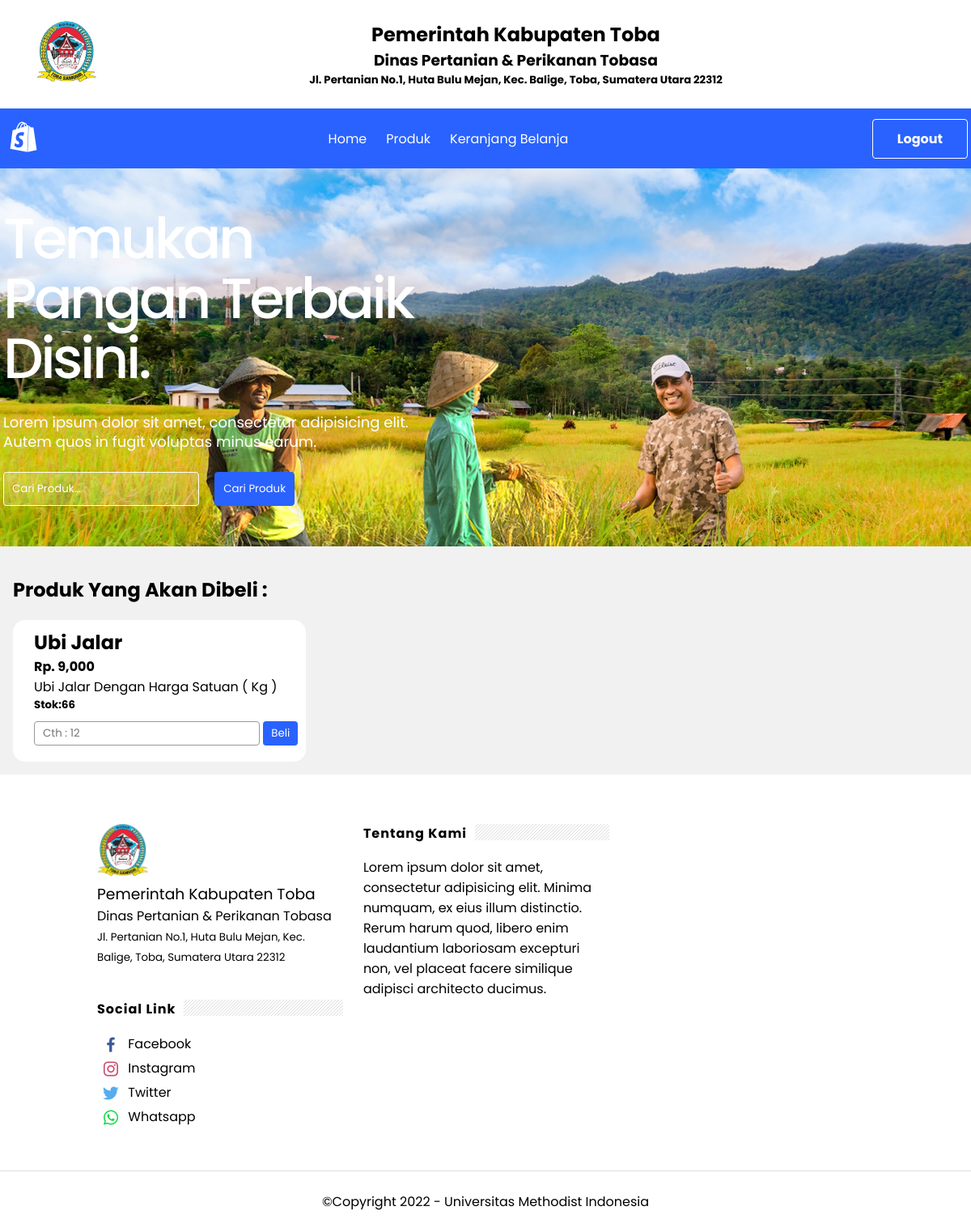
Page /detail-produk.php?id=2 on the committed database.
### tables this page shows
CREATE TABLE `tb_product` (
  `product_id` int(11) NOT NULL,
  `category_id` int(11) NOT NULL,
  `product_name` varchar(100) NOT NULL,
  `product_price` int(11) NOT NULL,
  `berat_produk` varchar(100) NOT NULL,
  `stok_produk` int(5) NOT NULL,
  `product_descrption` text NOT NULL,
  `product_image` varchar(100) NOT NULL,
  `alamat_pemilik` varchar(100) NOT NULL,
  `no_telepon` varchar(100) NOT NULL,
  `product_status` tinyint(1) NOT NULL,
  `date_created` timestamp NOT NULL DEFAULT current_timestamp() ON UPDATE current_timestamp()
);

### detail-produk.php (the view, shortened to what this page needs)
<?php
$koneksi =new mysqli("localhost","root","","db_hasilpertanian");
?>
<?php
$product_id = $_GET["id"];
$ambil=$koneksi->query("SELECT * FROM tb_product WHERE product_id='$product_id'");
$detail=$ambil->fetch_assoc();
?>
<!doctype html>
<html>
<head>
<link rel="stylesheet" type="text/css" href="css/style.css">
	<link href='https://unpkg.com/boxicons@2.1.2/css/boxicons.min.css' rel='stylesheet'>
</head>
<body >
<div class='first-header'>
	<div class='header-logo-univ'>
<img src='logo-toba.png' width="75">
</div>
<div class="goverment-toba">
<h2>Pemerintah Kabupaten Toba</h2>
<h3>Dinas Pertanian & Perikanan Tobasa</h3>
<h5>Jl. Pertanian No.1, Huta Bulu Mejan, Kec. Balige, Toba, Sumatera Utara 22312</h5>
</div>
</div>
	<header class="header-wrapper bgcolor">
<div class="header-section section" id="header-section" name="Header"><div id="headerwrap">
<div class="header-widget">
<a class="header-logo-image" href="#">
<h1 id="header-title"><i class='bx bxl-shopify' style='font-size:50px'></i></h1>
</a>
</div>
</div><div class='linklist'>
<div class="menu-widget">
<span class="menu-item"><a href="index.php">Home</a></span><span class="menu-item"><a href="produk.php">Produk</a></span><span class="menu-item"><a href="keranjang.php">Keranjang Belanja</a></span>
</div>
</div><div class='logout-button'><span class='logout-btn'><a href='logout1.php'>Logout</a></span></div></div>
</header>
	<div class='hero-content'>
<div class="jumbotron-content">
<div class="jumbotron-inner">
<h2 class="title">Temukan Pangan Terbaik Disini.</h2>
<p>Lorem ipsum dolor sit amet, consectetur adipisicing elit. Autem quos in fugit voluptas minus earum.</p>
<div class="search">
		<div class="search-form">
			<form action="produk.php" method="get">
				<input type="text" name="search" placeholder="Cari Produk...">
				<input type="submit" name="cari" value="Cari Produk">
			</form>
		</div>
	</div>
</div>
</div>
</div>
<section class="content">
	<div class="container" style='background:#f1f1f1'>
	<h2 style='margin:20px 0;'>Produk Yang Akan Dibeli :</h2>
	<div class="card-detail-produk">
	<div class="col-md-6" style='margin-left:1rem'>
		<h2><?php echo $detail["product_name"]?></h2>
		<h4>Rp. <?php echo number_format($detail["product_price"]);?></h4>
		<p><?php echo $detail["product_descrption"];?></p>
		<h5>Stok:<?php echo $detail['stok_produk']?></h5>
		<form method="post">
			<div class="form-group">
				<div class="input-group">
				<input style='margin:10px 0;border:thin solid #999;padding:4px 10px;border-radius:4px;' placeholder='Cth : 12' type="number" class="form-control" name="jumlah" max="<?php echo $detail['stok_produk']?>">
					<button class="btn btn-primary" name="beli">Beli</button>
	</div>
	</div>
		</form>
		</div>
		</div>
	</div>
</section>
	<div id='footer'>
    <div class='footer-sections row'>
      <div class='sect-left' id='footer-sec1'><img src='logo-toba.png' width='64'/>
		<h3 style='font-weight:normal'>Pemerintah Kabupaten Toba</h3>
		  <h4 style='font-weight:normal'>Dinas Pertanian &amp; Perikanan Tobasa</h4>
		  <p><small>Jl. Pertanian No.1, Huta Bulu Mejan, Kec. Balige, Toba, Sumatera Utara 22312</small></p>
		</div>
      <div class='sect-left' id='footer-sec2'><h2> Tentang Kami</h2>Lorem ipsum dolor sit amet, consectetur adipisicing elit. Minima numquam, ex eius illum distinctio. Rerum harum quod, libero enim laudantium laboriosam excepturi non, vel placeat facere similique adipisci architecto ducimus.</div>
		<div class='sect-left' id='footer-sec3'><h2>Social Link</h2>
			<ul class='list-style'>
			<li><i class='bx bxl-facebook' style='color:#3b5998'></i>
				<a href='#'>Facebook</a>
				</li>
				<li><i class='bx bxl-instagram' style='color:#cd486b'></i>
				<a href='#'>Instagram</a>
				</li>
				<li><i class='bx bxl-twitter' style='color:#55acee'  ></i>
					<a href='#'>Twitter</a>
				</li>
				<li><i class='bx bxl-whatsapp' style='color:#0EDB45'></i>
				<a href='#'>Whatsapp</a>
				</li>
			</ul>
		</div>
  </div>
	<div class='footer-copyright'><p>©Copyright 2022 - Universitas Methodist Indonesia</p></div>
	</div>
</body>
</html>

### css/style.css (style rules this page uses)
* { padding: 0; margin: 0; font-family: 'Poppins', sans-serif; }
body { font-family: 'Poppins', sans-serif; background: #fff; background-size: cover; overflow-x: hidden; }
a { color: inherit; text-decoration: none; }
span.logout-btn { color: #fff; border: thin solid #fff; padding: 12px 30px; border-radius: 4px; transition: all .5s ease; font-weight: bold; }
button.btn { padding: 5px 10px; margin:10px 0; background-color: #2962ff; border-radius:4px; color:#fff; border: none; cursor: pointer; }
.container { padding:1rem; padding:1rem; background:#f1f1f1; }
.container:after { content: ''; display: block; clear: both; }
.search { display:block; }
.search input[type=text] { width: 40%; padding: 10px; background-color: rgba(255,255,255,0.16); border:thin solid #fff; outline:none; border-radius:4px; color:#fff; }
.search input[type=submit] { padding: 10px; background:#2962ff; color: #fff; border: thin solid #2962ff; cursor: pointer; transition:all .5s ease; margin-left: 15px; border-radius:4px; }
.search .search-form ::placeholder { color: #fff; opacity: 1; }
#footer { background:#fff; padding:0; margin:10px 0 0 }
#footer h2:after { content: ''; display: inline-block; position: absolute; height: 20px; top: 0; margin: 1px 0 12px 10px; width: 100%; background: url("../repeat-bg.png")repeat; }
.footer-sections { overflow: hidden; margin: 0 auto; padding: 50px 120px; }
.sect-left { display:inline-block; float:left; width:31.655%; margin-right:25px; }
.sect-left:nth-child(3) { margin-right:0 }
.sect-left h2 { position: relative; background:none; overflow: hidden; padding: 0 0 10px 0; display: inline-block; -webkit-flex: 0 auto; -ms-flex: 0 auto; flex: 0 auto; margin: 0; font-size: 1rem; font-weight: 700; white-space: nowrap; width: 100%; letter-spacing: 1px; }
.list-style { list-style: none; }
#footer-sec3 ul li i { font-size: 24px; vertical-align: middle; margin:3px 5px; }
.footer-copyright { border-top: thin solid #dadce0; display:flex; justify-content: center; align-items: center; }
.footer-copyright { padding:25px 0; }
div.first-header { display:flex; margin:25px 45px; }
div.goverment-toba { text-align: center; margin: 0 auto; }
.header-wrapper { -webkit-box-align: center; -ms-flex-align: center; align-items: center; background-color:#2962ff; display: -webkit-box; display: -ms-flexbox; display: flex; left: 0; min-height: 74px; position:relative; right: 0; top: 0; z-index:2; }
.header-wrapper .header-section { -webkit-box-align: center; -ms-flex-align: center; align-items: center; display: inherit; -webkit-box-pack: justify; -ms-flex-pack: justify; justify-content: space-between; max-width: 1192px; margin: 0 auto; width: 100%; position: relative; }
.header-wrapper .header-section h1 { color :#fff; font-size:20px; text-transform:capitalize; }
.linklist { display: -webkit-box; display: -ms-flexbox; display: flex; -webkit-box-align: center; -ms-flex-align: center; align-items: center; -webkit-box-pack: center; -ms-flex-pack: center; justify-content: center; }
span.menu-item { margin-right: 24px; color:#fff; }
.bgcolor { transition: all .5s ease; }
.hero-content { background : url("../pertanian.jpg"); background-size: cover; background-position:center; }
.jumbotron-content { max-width: 1192px; margin: 0 auto; padding: 50px 0 50px 0; }
.jumbotron-inner { max-width: 550px; }
.jumbotron-inner h2.title { font-size: 70px; line-height: 74px; margin: 0; font-weight: 500; letter-spacing: -0.05em; color: #fff; }
.jumbotron-inner p { line-height: 24px; font-size: 18px; margin: 30px 0 25px; color: #fff; }
div.first-header { display:flex; }
.card-detail-produk { display: flex; background: white; width: max-content; padding: 10px; border-radius: 15px; }

### rows in the picture
tb_product: product_name "Ubi Jalar", product_price "9,000", product_descrption "Ubi Jalar Dengan Harga Satuan ( Kg )", stok_produk "66"
